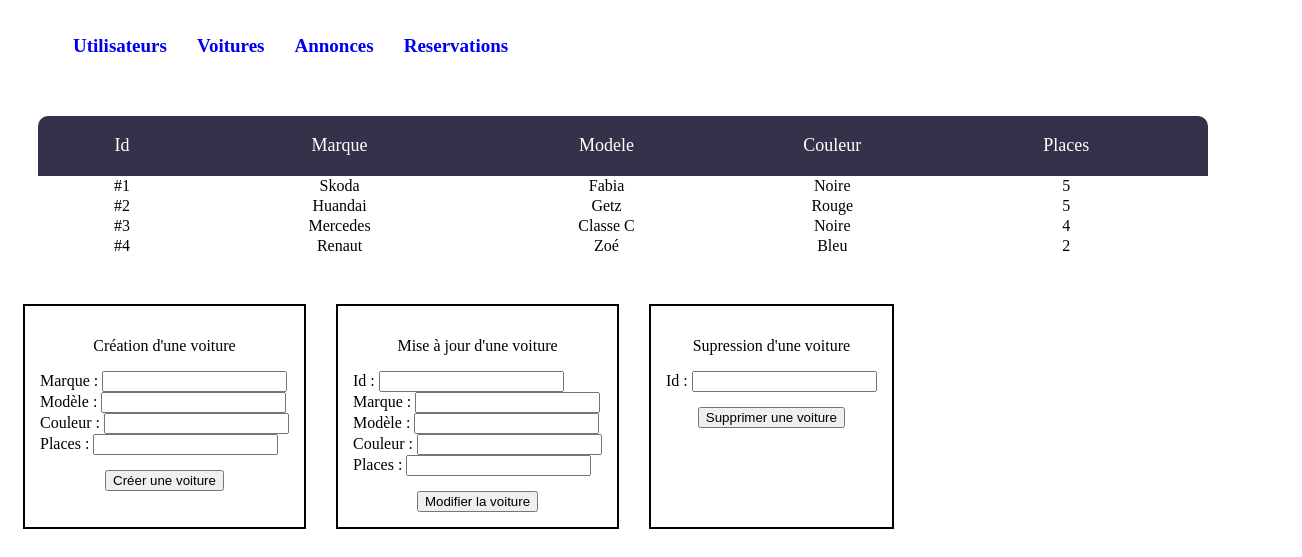
The app's page /cars.php, older data.
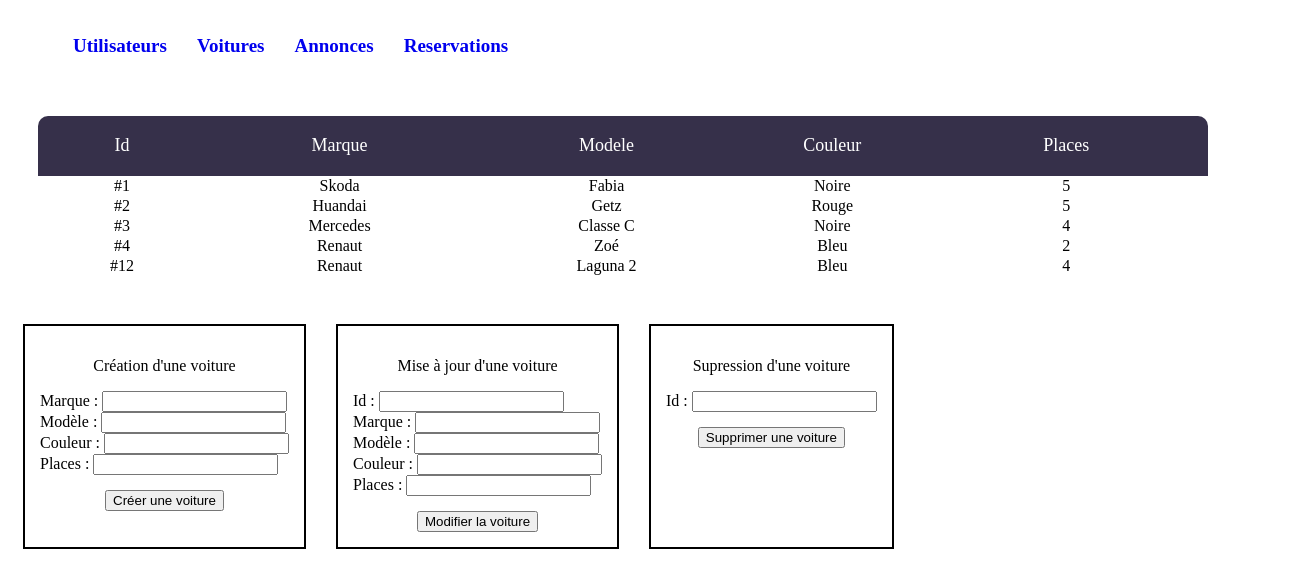
The same page, newer data.
### tables this page shows
CREATE TABLE `cars` (
  `id` int(11) NOT NULL,
  `brand` varchar(255) NOT NULL,
  `model` varchar(255) NOT NULL,
  `color` varchar(255) NOT NULL,
  `nbrSlots` int(11) NOT NULL
);

### class/Services/DataBaseService.php (called while the page is built, shortened)
<?php
class DataBaseService
{
    private $connection;
    public function __construct()
    {
        try {
            $this->connection = new PDO(
                'mysql:host=' . self::HOST . ';port=' . self::PORT . ';dbname=' . self::DATABASE_NAME,
                self::MYSQL_USER,
                self::MYSQL_PASSWORD
            );
            $this->connection->exec("SET CHARACTER SET utf8");
        } catch (Exception $e) {
            echo 'Erreur : ' . $e->getMessage();
        }
    }
    public function getCars(): array
    {
        $cars = [];
        $sql = 'SELECT * FROM cars';
        $query = $this->connection->query($sql);
        $results = $query->fetchAll(PDO::FETCH_ASSOC);
        if (!empty($results)) {
            $cars = $results;
        }
        return $cars;
    }
}

### class/Services/CarsService.php (called while the page is built, shortened)
<?php
class CarsService
{
    public function getCars(): array
    {
        $cars = [];
        $dataBaseService = new DataBaseService();
        $carsDTO = $dataBaseService->getCars();
        if (!empty($carsDTO)) {
            foreach ($carsDTO as $carDTO) {
                $car = new Car();
                $car->setId($carDTO['id']);
                $car->setBrand($carDTO['brand']);
                $car->setModel($carDTO['model']);
                $car->setColor($carDTO['color']);
                $car->setNbrSlots($carDTO['nbrSlots']);
                $cars[] = $car;
            }
        }
        return $cars;
    }
}

### class/Entities/Car.php (called while the page is built, shortened)
<?php
class Car
{
    private $id;
    private $brand;
    private $model;
    private $color;
    private $nbrSlots;
    public function getId(): string
    {
        return $this->id;
    }
    public function setId(string $id): self
    {
        $this->id = $id;
        return $this;
    }
    public function getBrand(): string
    {
        return $this->brand;
    }
    public function setBrand(string $brand): self
    {
        $this->brand = $brand;
        return $this;
    }
    public function getModel(): string
    {
        return $this->model;
    }
    public function setModel(string $model): self
    {
        $this->model = $model;
        return $this;
    }
    public function getColor(): string
    {
        return $this->color;
    }
    public function setColor(string $color): self
    {
        $this->color = $color;
        return $this;
    }
    public function getNbrSlots(): int
    {
        return $this->nbrSlots;
    }
    public function setNbrSlots(int $nbrSlots): self
    {
        $this->nbrSlots = $nbrSlots;
        return $this;
    }
}

### class/Controllers/CarsController.php (the view, shortened to what this page needs)
<?php
class CarsController
{
    public function getCars(): string
    {
        $html = '
            <tr class="table100-head">
            <th class="column1">Id</th>
            <th class="column2">Marque</th>
            <th class="column3">Modele</th>
            <th class="column4">Couleur</th>
            <th class="column5">Places</th>
            </tr>
            </thead>
            <tbody>';
        $carsService = new CarsService();
        $cars = $carsService->getCars();
        foreach ($cars as $car) {
            $html .=
                '<tr>' .
                '<td class="column1"> #' . $car->getId() . '</td>' .
                '<td class="column2">' . $car->getBrand() . '</td>' .
                '<td class="column3">' . $car->getModel() . '</td>' .
                '<td class="column4">' . $car->getColor() . '</td>' .
                '<td class="column5">' . $car->getNbrSlots() . '</td>' .
                '</tr>';
        }
        return $html;
    }
}

Row changes from the older to the newer data that the page shows:
added cars: id "12", brand "Renaut", model "Laguna 2", color "Bleu", nbrSlots "4"
